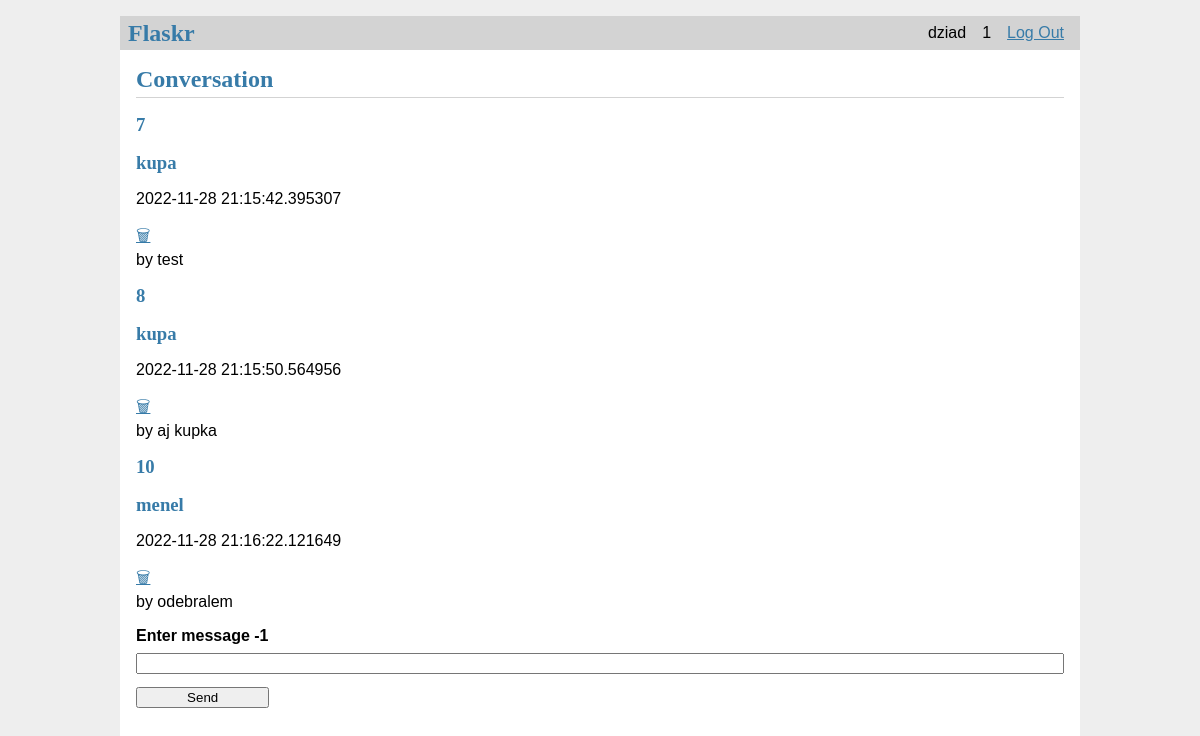
Page /conv/2 (signed in) on the committed database.
### tables this page shows
CREATE TABLE user (
    id INTEGER PRIMARY KEY AUTOINCREMENT,
    nickname TEXT UNIQUE NOT NULL,
    username TEXT UNIQUE NOT NULL,
    password TEXT NOT NULL
);

CREATE TABLE message (
    id INTEGER PRIMARY KEY AUTOINCREMENT,
    author TEXT NOT NULL,
    value TEXT NOT NULL,
    date DATETIME NOT NULL,
    conv INTEGER
);

### chat/conv.py (the view)
@bp.route('/conv/<id>', methods=('GET', 'POST'))
@login_required
def conversation(id):
    db = get_db()
    messages = []
    try:
        messages = db.execute(
            f'SELECT * FROM message WHERE conv = {id}'
        ).fetchall()
    except Exception:
        pass
    user = -1
    uid = g.user['id']
    try:
        item = messages[-1]
        t = item['cuser']
        if item['cuser'] == uid:
            t = item['suser']
        user = db.execute(
                f'SELECT nickname FROM user WHERE id = {t}'
        ).fetchall()
        user = user[0]['nickname']
    except Exception:
        pass
    try:
        if request.method == 'POST':
            message = request.form['message']
            db = get_db()
            error = None
            db.execute(
                f'INSERT INTO message (author, value, date, conv) VALUES ( "{g.user["nickname"]}", "{message}", "{datetime.now()}", {id})'
            )
            db.commit()
            print(id, g.user["nickname"])
            return redirect(url_for('conv.conversation', id=id))
    except EOFError as e:
        print(e)
        pass
    return render_template('chat/conversation.html', messages = messages, user=user, conv=id)

### chat/auth.py (called while the page is built)
@bp.before_app_request
def load_logged_in_user():
    user_id = session.get('user_id')
    if user_id is None:
        g.user = None
    else:
        g.user = get_db().execute(
            'SELECT * FROM user WHERE id = ?', (user_id,)
        ).fetchone()

def login_required(view):
    @functools.wraps(view)
    def wrapped_view(**kwargs):
        if g.user is None:
            return redirect(url_for('auth.login'))
        return view(**kwargs)
    return wrapped_view

### chat/db.py (called while the page is built)
def get_db():
    if 'db' not in g:
        g.db = sqlite3.connect(
            current_app.config['DATABASE'],
            detect_types=sqlite3.PARSE_DECLTYPES
        )
        g.db.row_factory = sqlite3.Row
    return g.db

### chat/templates/chat/conversation.html
{% extends 'base.html' %}
{% block header %}
  <h1>{% block title %}Conversation{% endblock %}</h1>
{% endblock %}
{% block content %}
  {% for msg in messages %}
    <article class="conv">
      <header>
        <div>
          <h1>{{ msg['id'] }}</h1>
          <h1>{{ msg['author'] }}</h1>
          <p>{{ msg['date'] }}</p>
          <a href="{{ url_for('conv.delete', conv=conv, id=msg['id']) }}">🗑</a>
          <div class="about">by {{ msg['value'] }}</div>
        </div>
      </header>
    </article>
  {% endfor %}
  <form method="post">
    <label for="message">Enter message {{user}}</label>
    <input name="message" id="message" value="{{ request.form['message'] }}" required>
    <input type="submit" value="Send">
  </form>
{% endblock %}

### chat/templates/base.html (shortened to what this page needs)
<!doctype html>
<link rel="stylesheet" href="{{ url_for('static', filename='style.css') }}">
<nav>
  <h1>Flaskr</h1>
  <ul>
    {% if g.user %}
      <li><span>{{ g.user['username'] }}</span>
      <li><span>{{ g.user['id'] }}</span>
      <li><a href="{{ url_for('auth.logout') }}">Log Out</a>
    {% else %}
      <li><a href="{{ url_for('auth.register') }}">Register</a>
      <li><a href="{{ url_for('auth.login') }}">Log In</a>
    {% endif %}
  </ul>
</nav>
<section class="content">
  <header>
    {% block header %}{% endblock %}
  </header>
  {% block content %}{% endblock %}
</section>

### chat/static/style.css (style rules this page uses)
h1 { font-family: serif; color: #377ba8; margin: 1rem 0; }
a { color: #377ba8; }
nav { background: lightgray; display: flex; align-items: center; padding: 0 0.5rem; }
nav h1 { flex: auto; margin: 0; }
nav ul { display: flex; list-style: none; margin: 0; padding: 0; }
nav ul li a, nav ul li span, header .action { display: block; padding: 0.5rem; }
.content { padding: 0 1rem 1rem; }
.content > header { border-bottom: 1px solid lightgray; display: flex; align-items: flex-end; }
.content > header h1 { flex: auto; margin: 1rem 0 0.25rem 0; }
.content:last-child { margin-bottom: 0; }
.content form { margin: 1em 0; display: flex; flex-direction: column; }
.content label { font-weight: bold; margin-bottom: 0.5em; }
.content input, .content textarea { margin-bottom: 1em; }
input[type=submit] { align-self: start; min-width: 10em; }

### rows in the picture
user: user.username "dziad", user.id "1"
message: id "7", author "kupa", date "2022-11-28 21:15:42.395307", value "test"
message: id "8", author "kupa", date "2022-11-28 21:15:50.564956", value "aj kupka"
message: id "10", author "menel", date "2022-11-28 21:16:22.121649", value "odebralem"

### other values in the picture
{{ user }} "-1"
